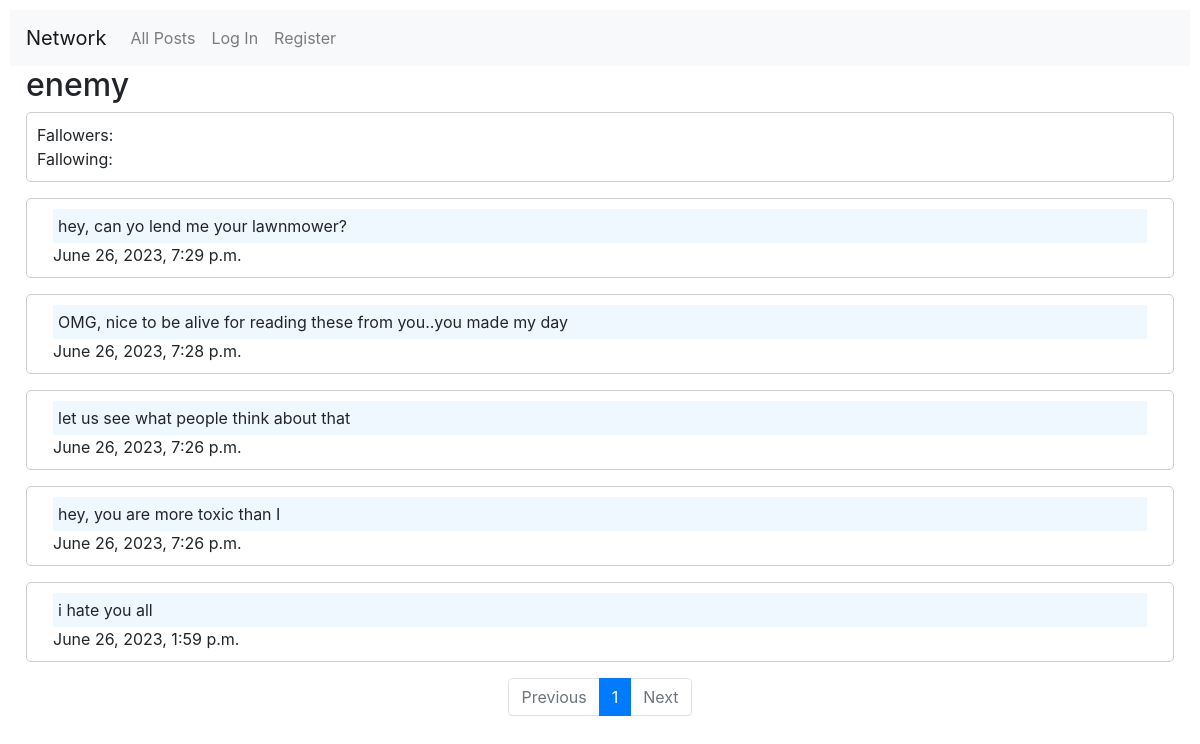
/profile/enemy, run on the app's committed database.
### network/models.py (models this page shows)
class User(AbstractUser):
    pass

class Post(models.Model):
    user = models.ForeignKey(
        User, on_delete=models.CASCADE, default=None, related_name="post"
    )
    created_at = models.DateTimeField(default=timezone.now)
    text = models.TextField(default="")

### network/views.py (the view)
# urls.py: path("profile/<str:username>", views.profile, name="profile"),
def profile(request, username):
    profile_user = User.objects.get(username=username)
    followers = profile_user.followers.count()
    followings = profile_user.following.count()
    posts = Post.objects.filter(user=profile_user).order_by("-created_at")
    paginator = Paginator(posts, 10)
    page_number = request.GET.get("page")
    page_obj = paginator.get_page(page_number)
    return render(
        request,
        "network/profile.html",
        {
            "profile_user": profile_user,
            "followers": followers,
            "followings": followings,
            "page_obj": page_obj,
        },
    )

### network/templates/network/profile.html (shortened to what this page needs)
{% extends "network/layout.html" %}
{% block body %}
<h2 class="ml-3">{{profile_user.username}}</h2>
<div>
    <div class="new-post">
        <p>Fallowers: {{fallowers}}</p>
        <p>Fallowing: {{fallowing}} </p>
    </div>
    {% for post in page_obj%}
    <div class="card-body new-post mt-3">
        <p class="card-text ml-3 mr-3 text">{{post.text}}</p>
        <p class="card-text ml-3">{{post.created_at}}</p>
    </div>
    {% endfor %}
    {% include 'network/pagination.html' %}
</div>
{% endblock %}

### network/static/network/styles.css (style rules this page uses)
:root { --blue-main-color: #007bff; }
body { padding: 10px; }
.new-post { border: 1px solid #ccc; padding: 10px; margin: 0 1rem; border-radius: 5px; }
p { margin-bottom: 0; }
.card-text.text { background-color: aliceblue; padding: 5px 5px; }

### data on the page
User: username "enemy"
Post: text "hey, can yo lend me your lawnmower?", created_at "June 26, 2023, 7:29 p.m."
Post: text "OMG, nice to be alive for reading these from you..you made my day", created_at "June 26, 2023, 7:28 p.m."
Post: text "let us see what people think about that", created_at "June 26, 2023, 7:26 p.m."
Post: text "hey, you are more toxic than I", created_at "June 26, 2023, 7:26 p.m."
Post: text "i hate you all", created_at "June 26, 2023, 1:59 p.m."

### other printed values
{{ i }} "1"
